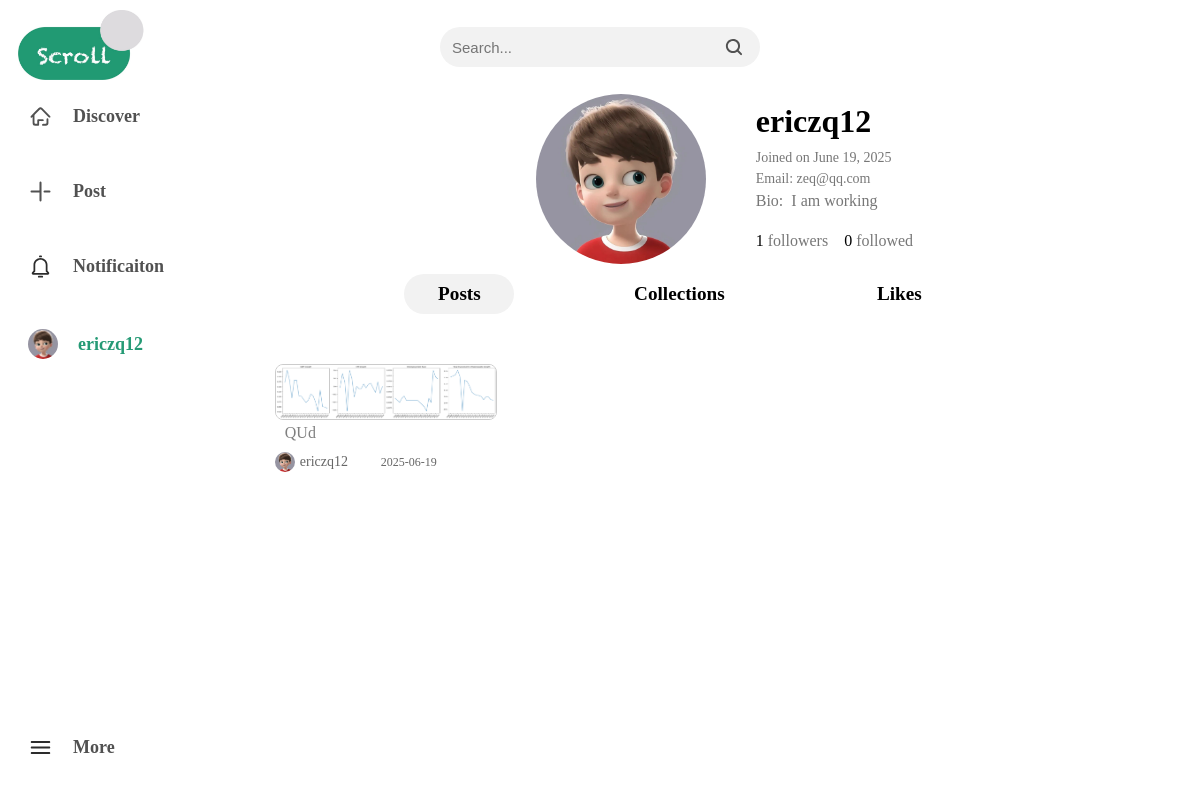
Page /profile (signed in) on the earlier database version.
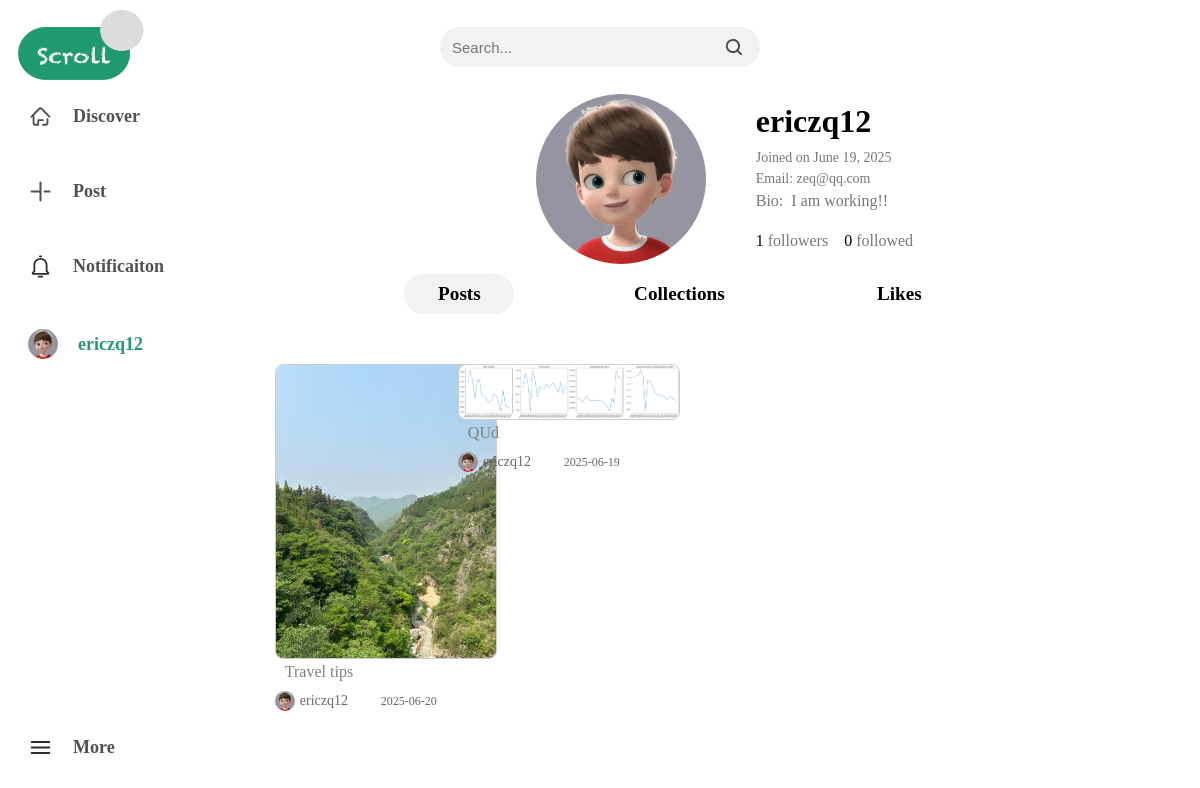
Same page on the later database version.
### scroll_app/models/models.py (models this page shows, shortened)
class CustomUser(AbstractUser):
    user_id = models.AutoField(primary_key=True)  # UserID
    email = models.EmailField(unique=True)       # Email
    avatar = models.ImageField(upload_to='avatars/', blank=True,null=True, default='avatars/user.png')  # avatar
    bio = models.TextField(blank=True, null=True)  # user bio
    USERNAME_FIELD = 'email'  # use email as username
    REQUIRED_FIELDS = ['username']  # require username field
    groups = models.ManyToManyField(
        Group,
        verbose_name='groups',
        blank=True,
        help_text='The groups this user belongs to.',
        related_name='customuser_set',  # define related_name for groups
        related_query_name='customuser',
    )
    user_permissions = models.ManyToManyField(
        Permission,
        verbose_name='user permissions',
        blank=True,
        help_text='Specific permissions for this user.',
        related_name='customuser_set',  # define related_name for user_permissions
        related_query_name='customuser',
    )

class Post(models.Model):
    post_id = models.AutoField(primary_key=True)  # Post ID
    title = models.CharField(max_length=100)  # title
    content = models.TextField()  # content
    author = models.ForeignKey(CustomUser, on_delete=models.CASCADE, related_name='posts')  # author
    is_public = models.BooleanField(default=True)  # is public
    is_commentable = models.BooleanField(default=True)  # is commentable
    created_at = models.DateTimeField(auto_now_add=True)  # created time
    updated_at = models.DateTimeField(auto_now=True)  # updated time

class PostImage(models.Model):
    post = models.ForeignKey(Post, related_name='images', on_delete=models.CASCADE)
    image = models.ImageField(
        upload_to=user_directory_path,
        blank=True,
        null=True)

### scroll_app/views/views.py (the view)
# urls.py: path('profile', views.profile_view, name='profile'),
@login_required
def profile_view(request):
    follows = flowsUser.objects.filter(follower=request.user).count()
    followed = flowsUser.objects.filter(following=request.user).count()
    posts = Post.objects.filter(author=request.user).order_by('-created_at')
    post_likes = LikesPost.objects.filter(user=request.user).order_by('-created_at')
    post_collects = CollectPost.objects.filter(user=request.user).order_by('-created_at')
    return render(request, 'profile.html', {'user': request.user,
                                            'follows': follows, 'followed': followed,
                                             'posts': posts,
                                             'post_likes': post_likes, 'post_collects': post_collects})

### templates/profile.html (shortened to what this page needs)
{% extends 'base.html' %}
{% load static %}
{% block profile_content %}
<div id="user_account_home">
    <div id="user_account_home_header">
        <img src="{{ user.avatar.url }}" alt="user-image">
        <div id="user_account_home_header_info">
            <h1>{{ user.username }}</h1>
            <p>Joined on {{ user.date_joined|date:"F d, Y" }}</p>
            <P>Email:<span>&nbsp;{{ user.email }}</span></P>
            <div id="user_account_home_header_info_bio"><span>Bio:&nbsp;&nbsp;</span>{{ user.bio }}</div>
            <p><span>{{follows}}&nbsp;</span></span><a href="">followers</a><span>&nbsp;&nbsp;&nbsp;&nbsp;{{followed}}&nbsp;</span><a href="">followed</a></p>
        </div>
    </div>
    <div id="home-content-menu">
            <a id="home-content-menu-posts" style="background-color: #f2f2f2;" href="#">Posts</a>
            <a id="home-content-menu-collections" href="#">Collections</a>
            <a id="home-content-menu-likes" href="#">Likes</a>
    </div>
    <div id="home-content">
        <div id="home-content-posts">
            <div id="masonry-container">
                {% for post in posts %}
                <div class="post-item">
                    <div id="post-links" class="post-images">
                        {% with first_image=post.images.all|first %}
                            {% if first_image %}
                            <a href="{% url 'post_detail' post_id=post.post_id%}">
                                <img src="{{ first_image.image.url }}" alt="{{ post.title }}">
                            </a>
                            {% else %}
                                <p>No image available</p>
                            {% endif %}
                        {% endwith %}
                    </div>
                    <p>{{ post.title|truncatechars:30 }}</p>
                    <div class="post-info">
                        <img src="{{ post.author.avatar.url }}" alt="{{ post.author.username }}">
                        <span>{{ post.author.username }}</span>
                        <span>{{ post.created_at|date:"Y-m-d" }}</span>
                    </div>
                </div>
                {% empty %}
                <p>No sent posts available.</p>
                {% endfor %}
            </div>
        </div>
    </div>
</div>
{% endblock %}

### templates/base.html (shortened to what this page needs)
{% load static %}
<!DOCTYPE html>
<html lang="en">
<head>
</head>
<body>
    <header class="header">
        <div class="header_logo">
            <a href="/" aria-label="return_main_page">
            <img src="{% static 'img/logo/logo.jpg' %}" alt="web Logo" width="130" height="70" loading="lazy">
            </a>
        </div>
        <div class="header_search">
            <form action="{% url 'search_view' %}" method="post" role="search">
            <input
                id="search-input"
                type="text"
                name="keyword"
                placeholder="Search..."
                aria-label="Search_area"
            >
            <button type="submit" aria-label="submit_search">
                <img src="{% static 'img/logo/search.svg' %}" alt="search_svg" width="20" height="20">
            </button>
            </form>
        </div>
    </header>
    <div class="container">
        <div class="nav_content">
        {% include 'nav.html' %}
        </div>
        <div class="post_content">
            {% block profile_content %}
            {% endblock profile_content %}
        </div>
    </div>
</body>
</html>
</body>

### templates/nav.html (shortened to what this page needs)
{% load static %}
<div class="nav_container">
    <ul>
        <li class="nav-item" data-url="{% url 'home' %}">
                    <img src="{% static 'img/logo/discover.svg' %}" alt="Discover">
                    <span>Discover</span>
                </li>
        <li class="nav-item" data-url="{% if request.user.is_authenticated %}{% url 'sendPost' %}{% else %}{% url 'login' %}{% endif %}">
                    <img src="{% static 'img/logo/post.svg' %}" alt="post">
                    <span>Post</span>
                </li>
        <li class="nav-item" data-url="{% if request.user.is_authenticated %}{% url 'notification' %}{% else %}{% url 'login' %}{% endif %}"><img src="{% static 'img/logo/notificaiton.svg' %}" alt="notificaiton">
                    <span>Notificaiton</span>
                </li>
         {% if user.is_authenticated %}
         <li class="nav-item" data-url="{% url 'profile' %}">
                     {% if user.avatar != None %}
                        <img id="account_icon" src="{{ user.avatar.url }}" alt="account">
                     {% else %}
                        <img id="account_icon" src="{% static 'img/logo/user.png' %}" alt="account">
                     {% endif %}
                    <span style="color: #259A75;" >{{ user.username }}</span>
                </li>
         {% else %}
        <li class="nav-item" id="login_li" data-url="{% url 'login' %}">
                    <span style="color: white;">Login</span>
                </li>
        {% endif %}
        <li class="nav-item" id="more_li"><a id="more_icon" href="#">
            <img src="{% static 'img/logo/more.svg' %}" alt="more">
                    <span>More</span>
        </a></li>
    </ul>
</div>

### templates/base.html (style rules this page uses)
.header { display: flex; align-items: center; margin: 10px 8%; padding: 0 10px; }
.header_search { background-color: #f2f2f2; width: 25%; height: 40px; border-radius: 50px; padding-left: 10px; padding-right: 10px; position: absolute; left: 50%; transform: translateX(-50%); }
.header_search form { display: flex; align-items: center; justify-content: space-between; width: 100%; height: 100%; }
.header_search input { width: 350px; height: 30px; border: none; outline: none; font-size: 15px; background-color: #f2f2f2; }
.header_search button { background: none; height: 30px; border: none; cursor: pointer; display: flex; align-items: center; }
.container { display: flex; flex-direction: row; margin: 10px 8%; padding: 0 10px; }
.nav_content { width: 20%; margin-right: 20px; }
.post_content { width: 80%; }
@media screen and (max-width: 1750px) { .container { margin: 10px 5%; } }
@media screen and (max-width: 1750px) { .header { margin: 10px 5%; } }
@media screen and (max-width: 1600px) { .container { margin: 10px 3%; } }
@media screen and (max-width: 1600px) { .header { margin: 10px 3%; } }
@media screen and (max-width: 1500px) { .container { margin: 10px 0; } }
@media screen and (max-width: 1500px) { .header { margin: 10px 0; } }

### templates/nav.html (style rules this page uses)
.nav_container { height: 100%; width: 85%; z-index: 1; }
.nav_container ul { list-style: none; margin: 0; padding: 0; }
.nav_container li { margin-bottom: 30px; border-radius: 50px; padding: 10px; display: flex; align-items: center; }
.nav_container li img { height: 25px; width: 25px; margin-right: 20px; }
.nav_container ul li a { text-decoration: none; display: flex; align-items: center; }
.nav_container li span { font-size: 18px; font-weight: bolder; color: #515151; }
#account_icon { width: 30px; height: 30px; margin-right: 20px; border-radius: 50%; }
#more_li { position: fixed; bottom: 0px; width: 200px; }

### templates/profile.html (style rules this page uses)
#user_account_home { width: 100%; overflow: auto; }
#user_account_home_header { display: flex; justify-content: center; align-items: center; }
#user_account_home_header img { width: 170px; height: 170px; border-radius: 50%; }
#user_account_home_header_info { margin-left: 50px; }
#user_account_home_header_info h1 { margin: 0px; margin-bottom: 10px; }
#user_account_home_header_info p { color: #777; margin: 0px; margin-bottom: 5px; font-size: 14px; }
#user_account_home_header_info_bio { height: 30px; overflow: hidden; text-align: justify; margin-bottom: 10px; color: #777; }
#user_account_home_header_info p:last-child { font-size: 16px; color: black; }
#user_account_home_header_info a { color: #777; text-decoration: none; }
#home-content { margin-top: 50px; }
#home-content-menu { display: flex; justify-content: center; align-items: center; margin-top: 10px; }
#home-content-menu a { margin: 0 10px; color: black; text-decoration: none; font-size: larger; font-weight: bold; width: 110px; height: 40px; display: flex; justify-content: center; align-items: center; margin-right: 100px; border-radius: 40px; background-color: white; }
#home-content-posts { display: block; }
#masonry-container { margin: 0 auto; max-width: 1200px; }
.post-item { width: calc(20% - 16px); float: left; margin-bottom: 20px; padding: 0 8px; }
.post-images { text-align: center; }
.post-images img { border: 1px solid #ccc; max-width:220px; width: auto; object-fit: contain; height: auto; max-height: 300px; border-radius: 8px; }
.post-item p { margin: 0px; margin-bottom: 10px; margin-left: 10px; color: gray; }
.post-info { display: flex; align-items: center; justify-content: center; }
.post-info img { width: 20px; height: 20px; border-radius: 50%; margin-right: 5px; }
.post-info span { color: #666; font-size: 14px; }
.post-info span:last-child { color: #666; font-size: 12px; margin-left: auto; margin-right: 5px; }

Differences in the rows shown:
changed CustomUser "ericzq12": bio "I am working" → "I am working!!"
added Post: images.image (picture), title "Travel tips", author.avatar (picture), author.username "ericzq12", created_at "2025-06-20"
